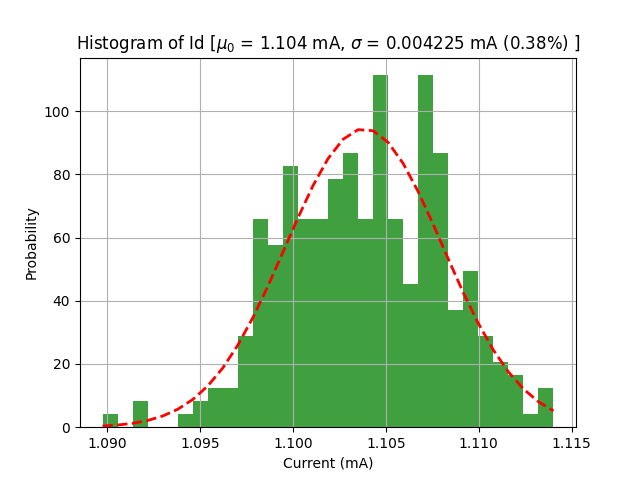

Recreate this plot in Python.
import os 
import time
import timeit
import ngspyce
import numpy as np
import scipy.stats as scs 
from scipy.stats import norm
from matplotlib import pyplot as plt
import matplotlib.mlab as mlab

# Make seed consistent through spinit file
with open('spinit','w') as f:
    f.write('set rndseed=1\n')

os.environ["SPICE_SCRIPTS"] = "./" 

# Time it!
start = timeit.default_timer()

# Setup scale/unit
scale = 1e3
units = "mA"

# Run Monte Carlo sims
mc_runs=300
id = np.empty(mc_runs)
for i in range(0,mc_runs):
    ngspyce.source('mc.sp')
    ngspyce.operating_point()
    id[i]=ngspyce.vector('@m.xm1.m1[id]')*scale

# Time it!
stop = timeit.default_timer()
print('MC Simulation took %d samples in %.3f seconds' % (mc_runs, stop-start))

# Get stats
(mu, sigma) = norm.fit(id)
sigma_p100 = sigma/mu*100
print("Vector size: %d" % id.size)
print("Median: %f %s" % (mu, units)) 
print("Standard deviation: %f %s (%.2f%%)" % (sigma, units, sigma_p100))

n, bins, patches = plt.hist(id, 30, density=True, facecolor='green', alpha=0.75)

y = scs.norm.pdf(bins, mu, sigma)
l = plt.plot(bins, y, 'r--', linewidth=2)

# Plot
plt.xlabel('Current (%s)' % (units))
plt.ylabel('Probability')
plt.title('Histogram of Id [$\mu_0$ = %.3f %s, $\sigma$ = %.6f %s (%.2f%%) ]' % (mu, units,sigma, units,sigma_p100))
plt.grid(True)
plt.savefig('mc.png')
plt.show()
